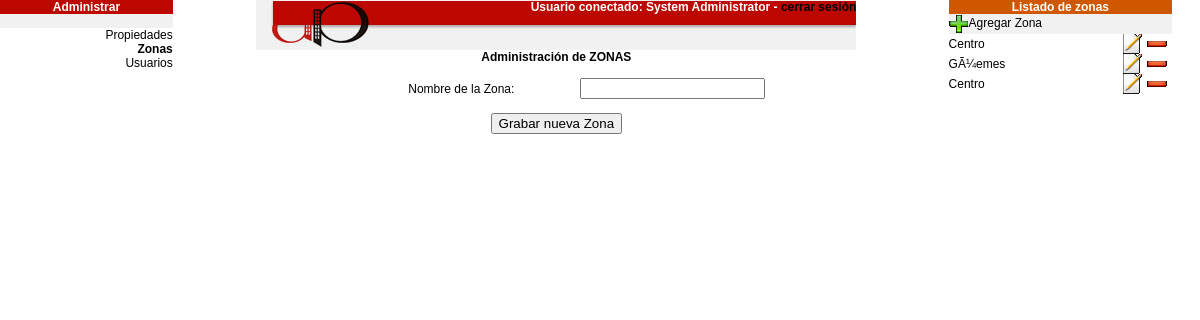
Page /inmoadmin/adminzonas.php (signed in) on the committed database.
### tables this page shows
CREATE TABLE IF NOT EXISTS `tb_ptg_zonas` (
  `zon_id_i` int(6) NOT NULL AUTO_INCREMENT,
  `zon_descripcion_s` varchar(100) DEFAULT NULL,
  PRIMARY KEY (`zon_id_i`)
);

### inmoadmin/adminzonas.php (the view, shortened to what this page needs)
<!DOCTYPE html PUBLIC "-//W3C//DTD XHTML 1.0 Transitional//EN" "http://www.w3.org/TR/xhtml1/DTD/xhtml1-transitional.dtd">
<html xmlns="http://www.w3.org/1999/xhtml">
<head>
<link href="../pomaresCSS.css" rel="stylesheet" type="text/css" />
</head>
<body>
  <?php
if ($_SESSION['logueado']!=1){
	include("login.php");
}else{
?>
  <table width="100%" border="0" cellspacing="0" cellpadding="0">
    <tr>
      <td width="16%" valign="top"><table width="90%" border="0" cellspacing="0" cellpadding="0">
        <tr>
          <td bgcolor="#BD0801" class="Estilo1"><div align="center">Administrar</div></td>
        </tr>
        <tr>
          <td bgcolor="#F1F1F1">&nbsp;</td>
        </tr>
        <tr>
          <td><div align="right"><a href="adminprop.php">Propiedades</a></div></td>
        </tr>
        <tr>
          <td><div align="right"><strong>Zonas</strong></div></td>
        </tr>
        <tr>
          <td><div align="right"><a href="adminusers.php">Usuarios</a></div></td>
        </tr>
      </table>
      </td>
      <td width="600" valign="top"><form action="adminzonas.php" method="post" name="zonas" id="zonas" onsubmit="MM_validateForm('nombrezona','','R');return document.MM_returnValue">
        <table width="600" border="0" align="center" cellpadding="0" cellspacing="0">
          <tr>
            <td height="50" colspan="3" valign="top" background="../images/ampliacion-encabezado.jpg"><div align="right" class="Estilo1">Usuario conectado: <?php echo $_SESSION['nombrelogin']?> - <a href="chausesion.php">cerrar sesión</a></div></td>
          </tr>
          <tr>
            <td colspan="3"><div align="center"><strong>Administración de ZONAS</strong></div>
            </td>
          </tr>
          <tr>
            <td width="43%">&nbsp;</td>
            <td width="11%">&nbsp;</td>
            <td width="46%">&nbsp;</td>
          </tr>
          <tr>
            <td><div align="right">Nombre de la Zona:</div></td>
            <td><input type="hidden" name="zonaedit" id="zonaedit" value="<?php echo $_GET['idzona']; ?>" /></td>
            <td><label>
              <input name="nombrezona" type="text" id="nombrezona" maxlength="100" value="<?php echo $zona['nombrezona']; ?>" />
            </label></td>
          </tr>
          <tr>
            <td>&nbsp;</td>
            <td>&nbsp;</td>
            <td>&nbsp;</td>
          </tr>
          <tr>
            <td colspan="3"><label>
              <div align="center">
                <?php
                if ($_GET['do']=="2"){
					echo "<input type='submit' name='enviaform' id='enviaform' value='Editar Zona' />";
					}else{
						echo "<input type='submit' name='enviaform' id='enviaform' value='Grabar nueva Zona' />";
					}
				?>
              </div>
            </label></td>
          </tr>
          <tr>
            <td>&nbsp;</td>
            <td>&nbsp;</td>
            <td>&nbsp;</td>
          </tr>
        </table>
            </form>
      </td>
      <td width="230" valign="top"><table width="80%" border="0" align="center" cellpadding="0" cellspacing="0">
        <tr>
          <td colspan="3" bgcolor="#CE5700"><div align="center"><span class="Estilo1">Listado de zonas</span></div></td>
        </tr>
        <tr>
          <td colspan="3" bgcolor="#F1F1F1"><a href="adminzonas.php?do=1"><img src="../images/edit_add.png" alt="Agregar Zona" width="20" height="20" border="0" align="absmiddle" />Agregar Zona</a></td>
        </tr>
        <?php
        $zonasmysql = mysql_query("select zon_id_i as idzona, zon_descripcion_s as nombre from tb_ptg_zonas");
		while ($zonas = mysql_fetch_array($zonasmysql)){
		?>
        <tr>
          <td width="174"><a href="adminzonas.php?do=2&idzona=<?php echo $zonas['idzona']; ?>"><?php echo $zonas['nombre']; ?></a></td>
          <td width="20"><a href="adminzonas.php?do=2&idzona=<?php echo $zonas['idzona']; ?>"><img src="../images/edit.png" alt="Editar Zona <?php echo $zonas['nombre']; ?>" width="20" height="20" border="0" /></a></td>
          <td width="20"><a href="adminzonas.php?do=3&idzona=<?php echo $zonas['idzona']; ?>" onclick="return confirmar('¿Está seguro que desea eliminar la zona <?php echo $zonas['nombre']; ?>?');"><img src="../images/edit_remove.png" alt="Eliminar Zona <?php echo $zonas['nombre']; ?>" width="20" height="20" hspace="5" border="0" /></a></td>
        </tr>
        <?php
        }
		?>
      </table></td>
    </tr>
  </table>
<?php
}
?>
</body>
</html>

### pomaresCSS.css (style rules this page uses)
.Estilo1 { color: #FFFFFF; font-weight: bold; }
a:link { color: #000000; text-decoration: none; }
body { background-image: url(); margin-left: 0px; margin-top: 0px; margin-right: 0px; margin-bottom: 0px; font-family: Arial, Helvetica, sans-serif; font-size: 12px; text-align:justify; }

### rows in the picture
tb_ptg_zonas: zon_descripcion_s "Centro"
tb_ptg_zonas: zon_descripcion_s "GÃ¼emes"
tb_ptg_zonas: zon_descripcion_s "Centro"

### other values in the picture
$_SESSION['nombrelogin'] "System Administrator"
